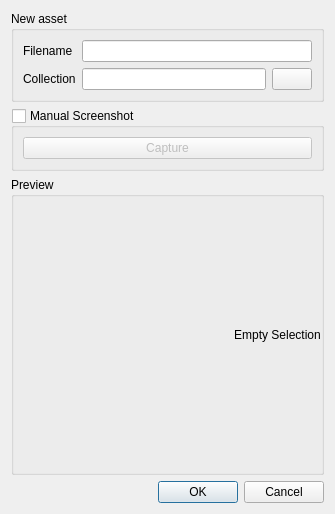
<?xml version="1.0" encoding="UTF-8"?>
<ui version="4.0">
 <class>CreationDialog</class>
 <widget class="QDialog" name="CreationDialog">
  <property name="geometry">
   <rect>
    <x>0</x>
    <y>0</y>
    <width>335</width>
    <height>514</height>
   </rect>
  </property>
  <property name="windowTitle">
   <string>Dialog</string>
  </property>
  <layout class="QVBoxLayout" name="verticalLayout">
   <item>
    <widget class="QGroupBox" name="groupBox_3">
     <property name="sizePolicy">
      <sizepolicy hsizetype="Preferred" vsizetype="Maximum">
       <horstretch>0</horstretch>
       <verstretch>0</verstretch>
      </sizepolicy>
     </property>
     <property name="title">
      <string>New asset</string>
     </property>
     <layout class="QHBoxLayout" name="horizontalLayout">
      <item>
       <layout class="QFormLayout" name="formLayout">
        <item row="0" column="0">
         <widget class="QLabel" name="filenameLabel">
          <property name="text">
           <string>Filename</string>
          </property>
         </widget>
        </item>
        <item row="0" column="1">
         <widget class="QLineEdit" name="filenameEdit"/>
        </item>
        <item row="1" column="0">
         <widget class="QLabel" name="collectionLabel">
          <property name="text">
           <string>Collection</string>
          </property>
         </widget>
        </item>
        <item row="1" column="1">
         <widget class="QWidget" name="collectionWidget" native="true">
          <layout class="QHBoxLayout" name="horizontalLayout_4">
           <property name="spacing">
            <number>6</number>
           </property>
           <property name="leftMargin">
            <number>0</number>
           </property>
           <property name="topMargin">
            <number>0</number>
           </property>
           <property name="rightMargin">
            <number>0</number>
           </property>
           <property name="bottomMargin">
            <number>0</number>
           </property>
           <item>
            <widget class="QLineEdit" name="collectionPathEdit">
             <property name="readOnly">
              <bool>true</bool>
             </property>
            </widget>
           </item>
           <item>
            <widget class="FlatButton" name="browseCollectionButton">
             <property name="text">
              <string/>
             </property>
             <property name="icon">
              <iconset resource="../resource/resource.qrc">
               <normaloff>:/icon/collection.png</normaloff>:/icon/collection.png</iconset>
             </property>
            </widget>
           </item>
          </layout>
         </widget>
        </item>
       </layout>
      </item>
     </layout>
    </widget>
   </item>
   <item>
    <widget class="QGroupBox" name="manualScreenshotBox">
     <property name="sizePolicy">
      <sizepolicy hsizetype="Preferred" vsizetype="Maximum">
       <horstretch>0</horstretch>
       <verstretch>0</verstretch>
      </sizepolicy>
     </property>
     <property name="title">
      <string>Manual Screenshot</string>
     </property>
     <property name="checkable">
      <bool>true</bool>
     </property>
     <property name="checked">
      <bool>false</bool>
     </property>
     <layout class="QHBoxLayout" name="horizontalLayout_3">
      <item>
       <widget class="QPushButton" name="captureButton">
        <property name="text">
         <string>Capture</string>
        </property>
       </widget>
      </item>
     </layout>
    </widget>
   </item>
   <item>
    <widget class="QGroupBox" name="groupBox">
     <property name="title">
      <string>Preview</string>
     </property>
     <property name="checkable">
      <bool>false</bool>
     </property>
     <layout class="QHBoxLayout" name="horizontalLayout_2">
      <property name="spacing">
       <number>0</number>
      </property>
      <property name="leftMargin">
       <number>0</number>
      </property>
      <property name="topMargin">
       <number>0</number>
      </property>
      <property name="rightMargin">
       <number>0</number>
      </property>
      <property name="bottomMargin">
       <number>0</number>
      </property>
      <item>
       <widget class="QGraphicsView" name="previewView">
        <property name="styleSheet">
         <string notr="true">background: transparent</string>
        </property>
       </widget>
      </item>
      <item>
       <widget class="QLabel" name="emptySelectionLabel">
        <property name="sizePolicy">
         <sizepolicy hsizetype="Expanding" vsizetype="Expanding">
          <horstretch>0</horstretch>
          <verstretch>0</verstretch>
         </sizepolicy>
        </property>
        <property name="text">
         <string>Empty Selection</string>
        </property>
        <property name="alignment">
         <set>Qt::AlignCenter</set>
        </property>
       </widget>
      </item>
     </layout>
    </widget>
   </item>
   <item>
    <widget class="QDialogButtonBox" name="buttonBox">
     <property name="orientation">
      <enum>Qt::Horizontal</enum>
     </property>
     <property name="standardButtons">
      <set>QDialogButtonBox::Cancel|QDialogButtonBox::Ok</set>
     </property>
    </widget>
   </item>
  </layout>
 </widget>
 <customwidgets>
  <customwidget>
   <class>FlatButton</class>
   <extends>QPushButton</extends>
   <header>raphScripts.junkbox.component.flatButton.h</header>
  </customwidget>
 </customwidgets>
 <resources>
  <include location="../resource/resource.qrc"/>
 </resources>
 <connections>
  <connection>
   <sender>buttonBox</sender>
   <signal>accepted()</signal>
   <receiver>CreationDialog</receiver>
   <slot>accept()</slot>
   <hints>
    <hint type="sourcelabel">
     <x>248</x>
     <y>254</y>
    </hint>
    <hint type="destinationlabel">
     <x>157</x>
     <y>274</y>
    </hint>
   </hints>
  </connection>
  <connection>
   <sender>buttonBox</sender>
   <signal>rejected()</signal>
   <receiver>CreationDialog</receiver>
   <slot>reject()</slot>
   <hints>
    <hint type="sourcelabel">
     <x>316</x>
     <y>260</y>
    </hint>
    <hint type="destinationlabel">
     <x>286</x>
     <y>274</y>
    </hint>
   </hints>
  </connection>
 </connections>
</ui>
